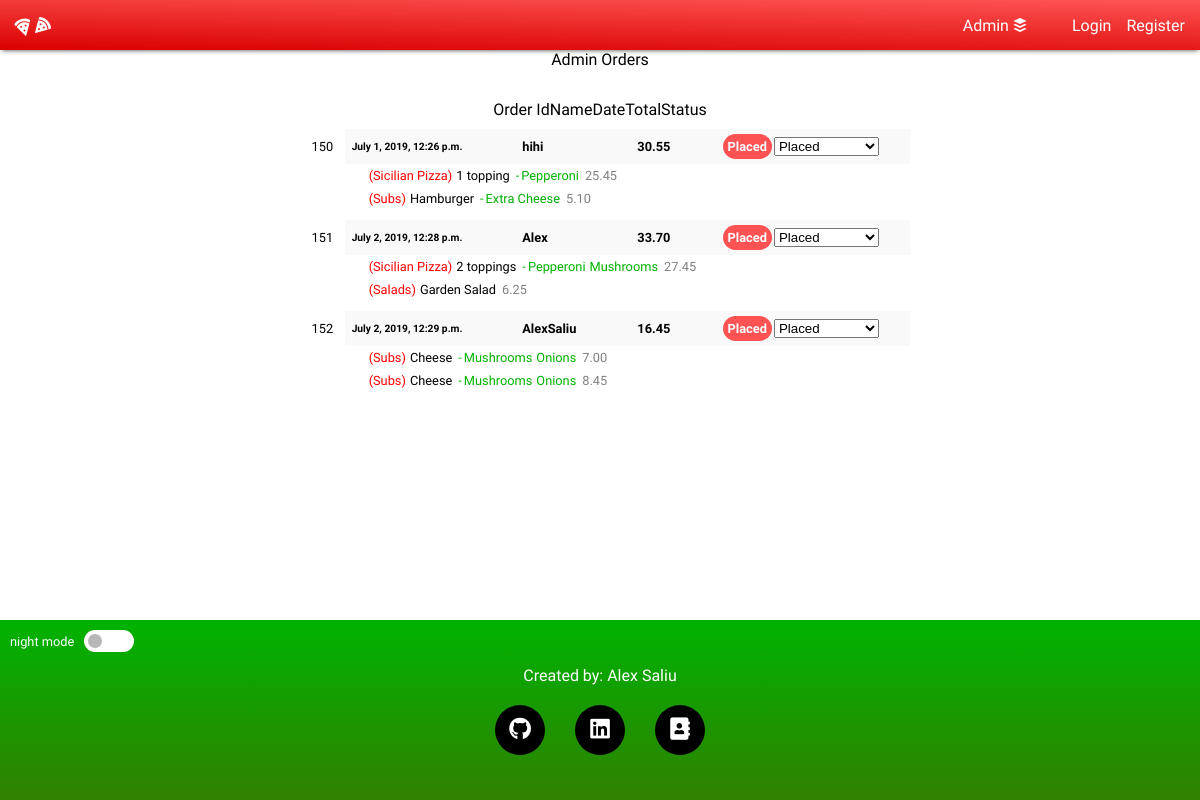
/adminorders, run on an earlier commit of the app's database.
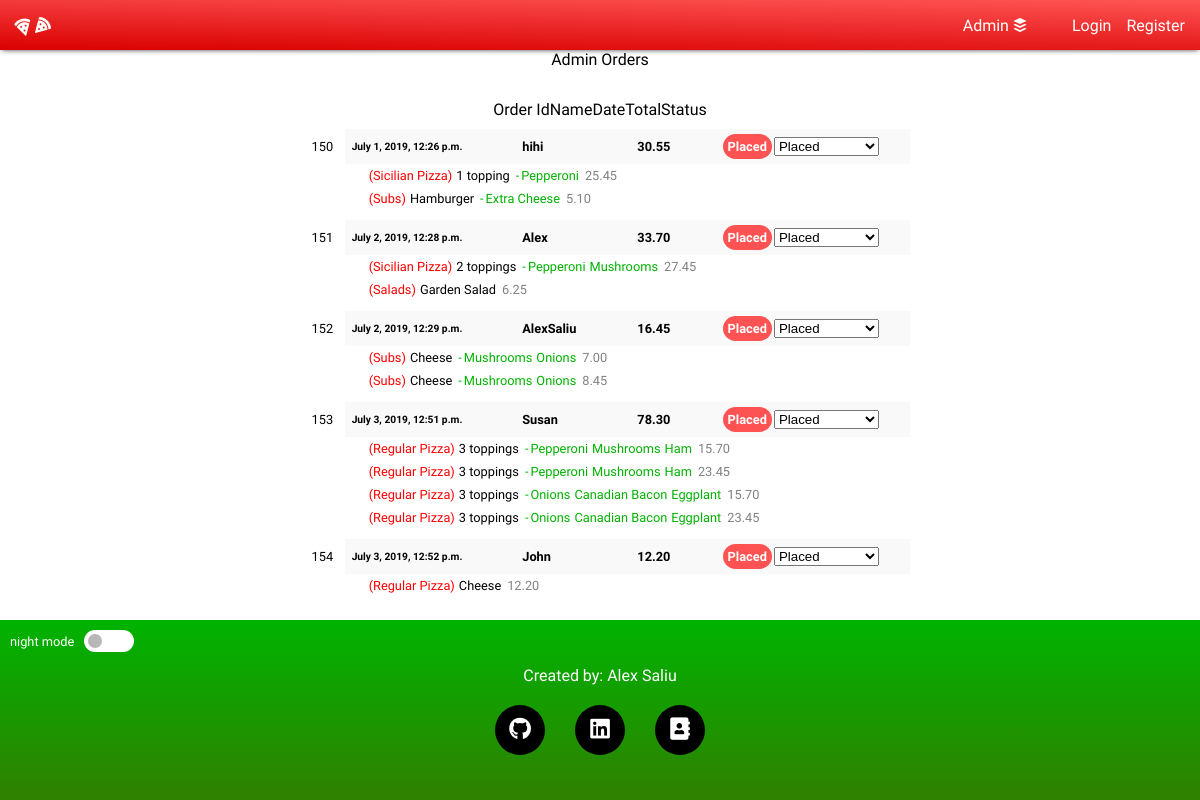
And on a later commit of the database.
### menu/models.py (models this page shows, shortened)
class Order(models.Model):
    name = models.CharField(max_length=64)
    total = models.DecimalField(decimal_places=2, max_digits=6)
    created = models.DateTimeField(auto_now_add=True)
    status = models.CharField(max_length=64, default="Placed")

class OrderLine(models.Model):
    orderId = models.ForeignKey(Order, on_delete=models.CASCADE, related_name="items")
    itemId = models.ForeignKey(Item, blank=True, null=True, on_delete=models.CASCADE, related_name="orderItems")
    price = models.DecimalField(decimal_places=2, max_digits=5, blank=True, null=True)
    quantity = models.IntegerField(default=1, blank=True, null=True)

### menu/views.py (the view)
# urls.py: path('adminorders', views.adminorders, name="adminorders"),
def adminorders(request):
    orders = Order.objects.all()
    orderCollection = []
    o = {}
    for order in orders:
        o = {}
        name = order.name
        o["id"] = order.id
        o["name"] = order.name
        o["total"] = order.total
        o["created"] = order.created
        o["status"] = order.status
        orderLinesList = []
        orderObj = Order.objects.get(pk=order.id)
        orderLines = orderObj.items.all().values("id", "itemId", "price", "quantity")
        OL_Container = {}
        for line in orderLines:
            itemName = Item.objects.filter(pk=line["itemId"]).values("name", "category")
            itemCategory = Category.objects.filter(pk=itemName[0]["category"]).values("name")
            OL_Container["itemCategory"] = itemCategory[0]["name"]
            OL_Container["itemName"] = itemName[0]["name"]
            OL_Container["qty"] = line["quantity"]
            OL_Container["linePrice"] = line["price"]
            orderLineObj = OrderLine.objects.get(pk=line["id"])
            toppingLines = orderLineObj.toppings.all().values("topping")
            toppingLinesList = []
            for topping in toppingLines:
                toppingName = Topping.objects.filter(pk=topping["topping"]).values("name")
                toppingLinesList.append(toppingName[0]["name"])
            OL_Container["toppings"] = toppingLinesList
            orderLinesList.append(OL_Container)
            OL_Container = {}
        o["orderLines"] = orderLinesList
        orderCollection.append(o)
    context = {
        "title": "Admin Orders",
        "orders": orderCollection,
    }
    return render(request, "menu/orders.html", context)

### menu/templates/menu/orders.html (shortened to what this page needs)
{% extends "menu/base.html" %}
{% block body %}
  {% include "menu/header.html" %}
    <div class="orders_container">
      <div class="orders_title">
        {{ title }}
      </div>
      <div class="orders_headings">
        <div class="order_id_heading">Order Id</div>
        <div class="order_name_heading">Name</div>
        <div class="order_created_heading">Date</div>
        <div class="order_total_heading">Total</div>
        <div class="order_status_heading">Status</div>
      </div>
      <div class="orders_contents">
        {% for order in orders %}
          <div class="order_box">
            <div class="order_id">
              {{ order.id }}
            </div>
            <div class="order">
              <div class="order_info">
                <div class="order_created">{{ order.created }}</div>
                <div class="order_name">{{ order.name }}</div>
                <div class="order_total">{{ order.total }}</div>
                <div class="order_status {{order.status}}">{{ order.status }}</div>
                <div class="change_order_status">
                  <select data-orderId="{{order.id}}" class="" name="">
                    <optgroup label="">
                      <option value="Placed">Placed</option>
                    </optgroup>
                  </select>
                </div>
              </div>
              {% for orderLine in order.orderLines %}
                <div class="order_line">
                  <div class="order_line_item">
                    <div class="line_item_category">
                      ({{ orderLine.itemCategory }})
                    </div>
                    <div class="line_item_name">
                      {{ orderLine.itemName }}
                    </div>
                  </div>
                  {% if orderLine.toppings %}
                    <div class="order_line_topping">
                      -
                      {% for topping in orderLine.toppings %}
                        <div class="line_item_topping">
                          {{ topping }}
                        </div>
                      {% endfor %}
                    </div>
                  {% endif %}
                  <div class="order_line_price">
                    {{ orderLine.linePrice }}
                  </div>
                </div>
              {% endfor %}
          </div>
        </div>
        {% endfor %}
      </div>
    </div>
  {% include "menu/footer.html" %}
{% endblock %}

### menu/templates/menu/base.html (shortened to what this page needs)
{% load static %}
<!DOCTYPE html>
<html lang="en" dir="ltr">
  <head>
    <link rel="stylesheet" type="text/css" href="{% static 'css/style.css' %}">
    <link rel="stylesheet" href="https://cdnjs.cloudflare.com/ajax/libs/font-awesome/5.8.2/css/all.css" />
  </head>
  <body>
    {% block body %}
    {% endblock %}
  </body>
</html>

### menu/templates/menu/header.html
<nav>
  <div class="logo_container">
    <a href="{% url 'index' %}">
      <div class="">
        <i class="fas fa-pizza-slice" style="transform: rotate(-60deg);"></i>
        <i class="fas fa-pizza-slice"></i>
      </div>
    </a>
  </div>
  <div class="login_container">
    <a href="{% url 'adminorders' %}">
      <div class="admin">
        Admin&nbsp;
        <i class="fab fa-buffer"></i>
      </div>
    </a>
    {% if loggedin %}
      <div class="">
        Logout
      </div>
    {% else %}
      <a href="">
        <div class="login">
          Login
        </div>
      </a>
      <a href="">
        <div class="register">
          Register
        </div>
      </a>
    {% endif %}
  </div>
</nav>
<div class="nav-spacer"></div>

### menu/templates/menu/footer.html (shortened to what this page needs)
<div class="footer">
  <div class="night_mode">
    <div class="night_mode_text">
      night mode
    </div>
    <label class="switch">
      <span class="slider round"></span>
    </label>
  </div>
  <div class="footer_content">
    <div class="signature">
      Created by: Alex Saliu
    </div>
    <div class="icons">
      <a href="https://github.com/BaysheffDev">
        <div class="icon_container">
          <i class="fab fa-github"></i>
        </div>
      </a>
      <a href="https://www.linkedin.com/in/alex-saliu-216934101/">
        <div class="icon_container">
          <i class="fab fa-linkedin"></i>
        </div>
      </a>
      <a href="#">
        <div class="icon_container">
          <i class="fas fa-address-book"></i>
        </div>
      </a>
    </div>
  </div>
</div>

### menu/static/css/style.css (style rules this page uses)
body, html { padding: 0; margin: 0; font-family: 'Fresca', cursive; overflow-x: hidden; }
button, a, input[type=button], .cart_button, .cart_item_remove { cursor: pointer; }
nav { height: 50px; display: flex; justify-content: space-between; box-shadow: 0px 2px 5px -2px #3e3e3e; background: linear-gradient(1deg, #da0000, #ff5454); color: #fff; position: fixed; width: 100%; top: 0; z-index: 1000; }
nav > div { margin: 0px 15px; }
.nav-spacer { height: 50px; }
.logo_container { display: flex; align-items: center; }
.logo_container a { text-decoration: none; color: white; }
.login_container { display: flex; justify-content: space-between; align-items: center; color: white; }
.login_container a { text-decoration: none; }
.login, .register { margin-left: 15px; color: white; }
.admin { margin-right: 30px; display: flex; align-items: center; color: white; }
.footer { position: relative; display: flex; background: linear-gradient(#00b300, #308000); height: 180px; justify-content: center; align-items: center; color: #fff; }
.night_mode { position: absolute; left: 10px; top: 10px; font-size: 0.8em; display: flex; align-items: center; justify-content: center; }
.night_mode_text { margin-right: 10px; }
.signature { text-align: center; margin-bottom: 20px; }
.icons { display: flex; font-size: 1.4em; }
.icons a { text-decoration: none; }
.icon_container { margin: 0 15px; background: black; padding: 10px; width: 30px; height: 30px; border-radius: 100%; display: flex; justify-content: center; align-items: center; color: #fff; }
.orders_container { min-height: calc(100vh - 230px); }
.orders_contents { width: 95%; max-width: 600px; display: block; font-size: 0.8em; }
.orders_container { display: flex; justify-content: center; flex-wrap: wrap; align-content: flex-start; width: 100%; }
.orders_title { width: 100%; height: 50px; text-align: center; }
.orders_headings { width: 100%; display: flex; justify-content: center; }
.order_box { display: flex; width: 100%; margin: 10px 0px; }
.order_info { width: 100%; display: flex; background: #f9f9f9; padding: 5px; align-items: center; font-weight: bold; }
.order_info div { padding: 2px; display: flex; align-items: center; }
.order_line { display: flex; align-items: center; margin-left: 20px; }
.order_line div { padding: 2px; }
.order { width: calc(100% - 40px); }
.order_line_item { display: flex; }
.line_item_category { color: red; }
.order_line_topping { display: flex; align-items: center; flex-wrap: wrap; color: #00b200; }
.order_line_price { color: grey; }
.order_id { width: 7.5%; display: flex; align-items: center; justify-content: center; height: 35px; }
.order_name { width: 20%; }
.order_created { width: 30%; font-size: 0.8em; }
.order_total { width: 15%; }
.order_info .order_status { justify-content: center; color: white; border-radius: 20px; padding: 5px; height: 15px; }
.Placed { background: #ff5353; }
.switch { position: relative; display: inline-block; width: 50px; height: 22px; }
.slider { position: absolute; cursor: pointer; top: 0; left: 0; right: 0; bottom: 0; background-color: #ffffff; -webkit-transition: .4s; transition: .4s; }
.slider:before { position: absolute; content: ""; height: 14px; width: 14px; left: 4px; bottom: 4px; background-color: #b7b7b7; -webkit-transition: .4s; transition: .4s; }
.slider.round { border-radius: 34px; }
.slider.round:before { border-radius: 50%; }

What changed in the data, as far as the page shows it:
added Order: created "July 3, 2019, 12:51 p.m.", name "Susan", total "78.30", status "Placed"
added OrderLine: linePrice "15.70"
added OrderLine: linePrice "23.45"
added OrderLine: linePrice "15.70"
added OrderLine: linePrice "23.45"
added Order: created "July 3, 2019, 12:52 p.m.", name "John", total "12.20", status "Placed"
added OrderLine: linePrice "12.20"
Also different on the page:
new list line: "153 Placed ( Regular Pizza ) 3 toppings - Pepperoni Mushrooms Ham ( Regular Pizza ) 3 toppings - Pepperoni Mushrooms Ham ( Regular Pizza ) 3 toppings - Onions Canadian Bacon Eggplant ( Regular Pizza ) 3 toppings - Onions Canadian Bacon Eggplant"
new list line: "154 Placed ( Regular Pizza ) Cheese"
